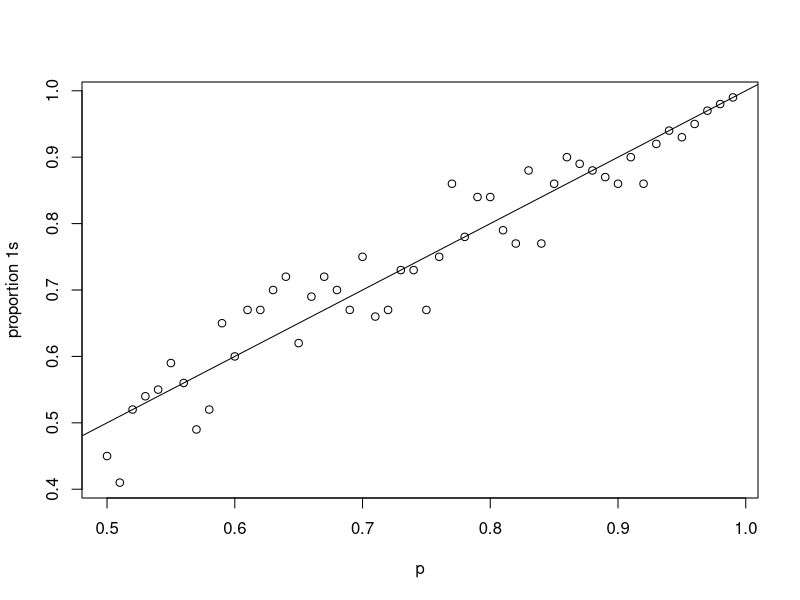
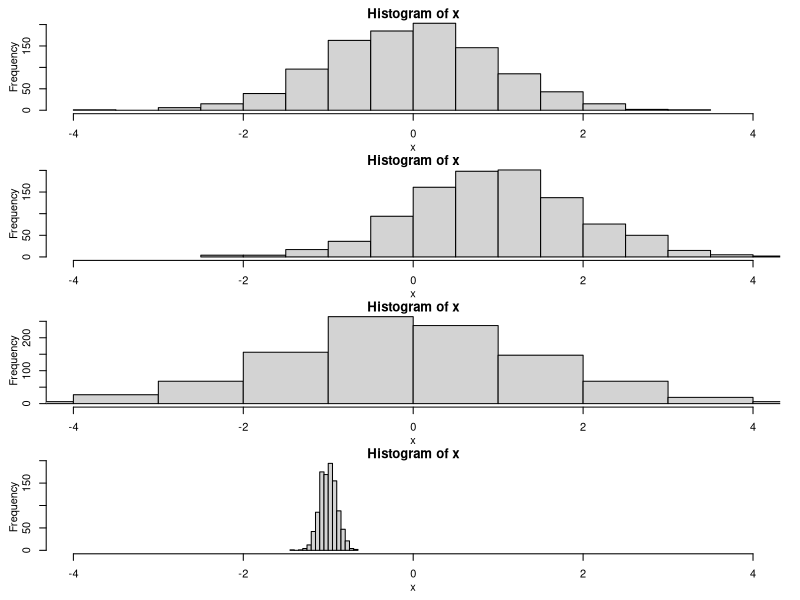
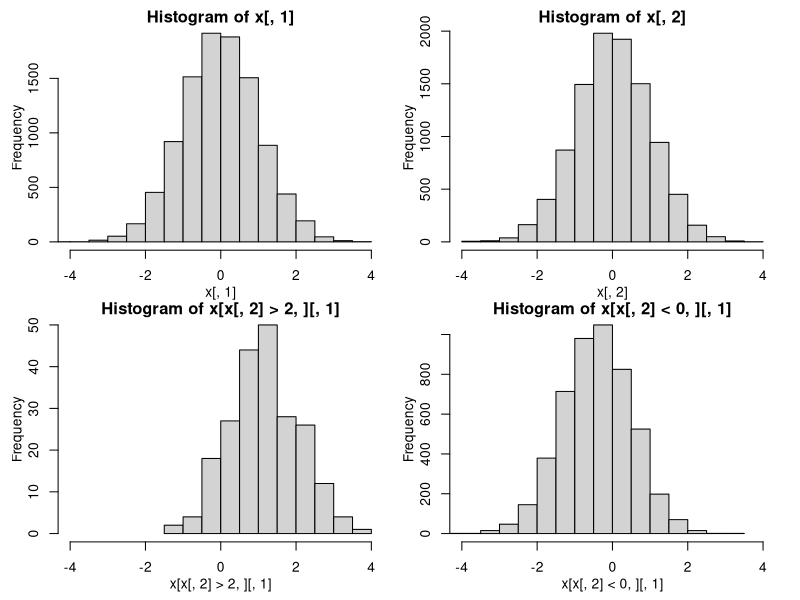

These charts were generated, in order, by the following R code:
##################################################################################################
##bernoulli
##bernoulli distributions are of interest when we want to simulate dichotomous/binary random variables
##bernoulli distributions are weighted coins. simple! they only have one parameter: the proportion of heads/1s
##the bernoulli is a special case of the binomial distribution which is how we will invoke it
rbinom(1,1,.5) #note that we are calling "rbinom". the second parameter being fixed at 1 is what makes it the special case of the bernoulli distribution
rbinom(10,1,.5) #the first parameter is the number of coin tosses we want
rbinom(100,1,.95) #the last parameter is the proportion of observations that should be 1s

##a totally different way of doing this is to use the uniform distribution.
##basically, we can take a random draw from Unif(0,1) and test it to produce binary outcomes.
##let's test our ability to do this by varying the proportion (p) of 1s:
out<-list()
for (p in seq(.5,.99,by=.01)) {
    x<-runif(100) #the 100 here is controlling the number of coin flips (i.e., the first parameter in the call to rbinom() above)
    y<-ifelse(x>p,0,1)
    out[[as.character(p)]]<-c(p,mean(y))
}
plot(do.call("rbind",out),xlab='p',ylab='proportion 1s')
abline(0,1) #this looks pretty good! how might we decrease variation around the 45 degree line?

##binary outcomes can be both predictors and outcomes. when the latter, they typically get modeled using logistic regression. we'll do that below.

##################################################################################################
##multinomial
##the multinomial distribution is more complicated. it will generate outcomes in different categories. for our purposes, the distribution has one vector-valued parameter: the proportion of responses in each category. 
rmultinom(1,1,rep(1,4)/4) #we'll start by simulating data wherein an observation can be in one of four groups. for the moment, we equally weight the groups. ignore the first two numbers in this line
rmultinom(10,1,rep(1,4)/4) #we can take repeated observations
rmultinom(10,1,c(3/4,c(.25,.25,.25)/3)) #we can also have uneven weights

x<-rmultinom(100,1,c(3/4,c(.25,.25,.25)/3)) #how can we convert this to an indicator about which group the observation is in?
gr<-apply(x,2,function(z) which(z>0)) #this way!
table(gr) #note that most of the observations are in group 1 which is consistent with how we simulated data

##multinomial random variables can be modeled as outcomes, but we'll largely focus on using them to assign, for example, a student to a class (i.e., a student is in a certain group)

##################################################################################################
##normal
rnorm(1,mean=0,sd=1) #hopefully this is starting to look somewhat familiar. 
#you should have a lot of intuition about this. for example, this should all be ok by you
par(mfrow=c(4,1),mgp=c(2,1,0),mar=c(3,3,1,1),oma=rep(.5,4))
x<-rnorm(1000)
hist(x,xlim=c(-4,4))
x<-rnorm(1000,mean=1)
hist(x,xlim=c(-4,4))
x<-rnorm(1000,sd=1.5)
hist(x,xlim=c(-4,4))
x<-rnorm(1000,mean=-1,sd=.1)
hist(x,xlim=c(-4,4))

##one thing we'll do frequently is draw from the multivariate normal.
##we can use this to simulate, for example, two normally distributed variables with a certain correlation
##let's look at how this works.
library(MASS)
x<-mvrnorm(10000,mu=c(0,0), #mu is the the center of the bivariate normal
           Sigma=matrix(c(1,.5,.5,1),2,2) #this is the variance-covariance matrix
           )
cor(x)
par(mfrow=c(2,2),mgp=c(2,1,0),mar=c(3,3,1,1),oma=rep(.5,4))
hist(x[,1],xlim=c(-4,4))
hist(x[,2],xlim=c(-4,4))
hist(x[x[,2]>2,][,1],xlim=c(-4,4)) #this is just the x1 values where x2>2. what do you expect it to look like?
hist(x[x[,2]<0,][,1],xlim=c(-4,4)) 



##################################################################################################
##now let's put a few things together to see some basic regression examples based on drawing from distributions
##let's first look at a logistic regression example where we are regressing a binary outcome on a normall distributed predictor
beta<-1
x<-rnorm(10000) #this will be the IV
pr<-1/(1+exp(-1*(beta*x))) #the logistic transformation!
y<-rbinom(length(x),1,pr)
m<-glm(y~x,family="binomial")
coef(m)[2] #explore how this output changes as you chance beta

##what if we flip is so that we have a binary predictor of a continuous outcome?
beta<-1
x<-rbinom(10000,1,.5)
y<-beta*x+rnorm(length(x))
m<-lm(y~x)
coef(m)[2] #again, how does this vary as a function of beta?

##what if we have a continuous outcome with a categorical predictor?
beta<-c(.5,1,1,1)
x<-rmultinom(50000,1,rep(1,4)/4) #how can we convert this to an indicator about which group the observation is in?
gr<-apply(x,2,function(z) which(z>0)) #this way!
ng<-max(gr)
L<-list()
for (i in 1:ng) L[[i]]<-ifelse(gr==i,1,0)
xv<-do.call("cbind",L)
pr<-1/(1+exp(-1*(xv %*% matrix(beta,ncol=1)))) #note we made use of matrix multiplicaiton here (%*%)
y<-rbinom(length(x),1,pr[,1])
df<-data.frame(y=y,xv)
fm<-paste("y~0+",paste(names(df)[-1],collapse="+"))
m<-glm(fm,df,family="binomial")
coef(m) #explore this this output changes as you chance beta
